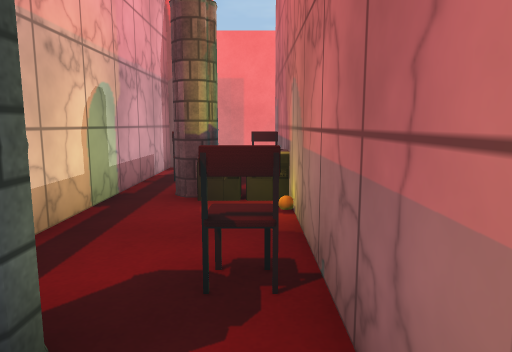
View 1 (above)

24 first-person views from a walk through a 3-D level made in the Unity game engine. The camera is 1.3 m above the floor, tilts 8° down and sees 70° across. The floor is counted in squares, 1 m on a side. Each view is taken from the middle of a square. On the plan, view 1 faces up. The plan holds only what a view shows up to about 15 squares ahead; the rest is blank. The player is left out. Some surface patterns are stand-ins.

View 2
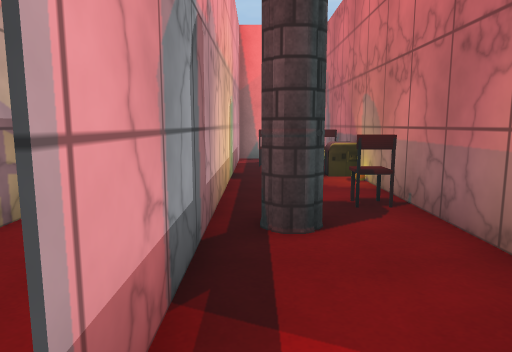

View 3
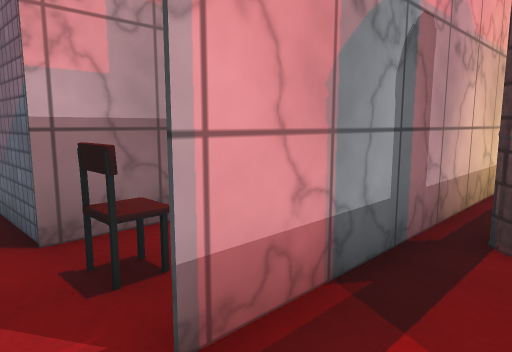

View 4
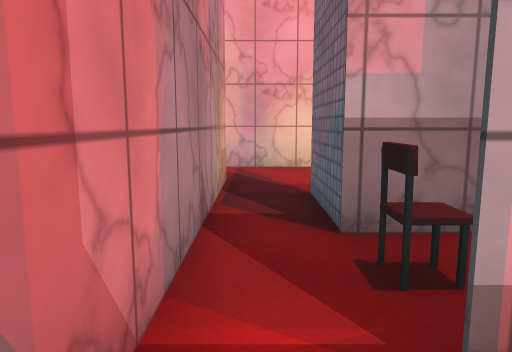

View 5
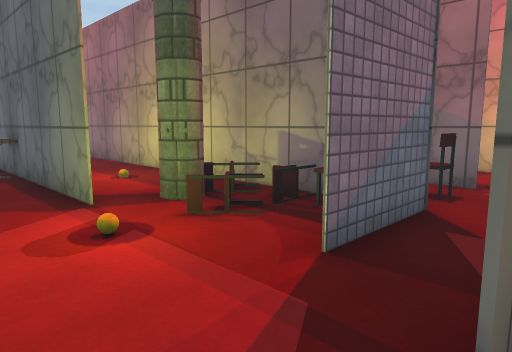

View 6
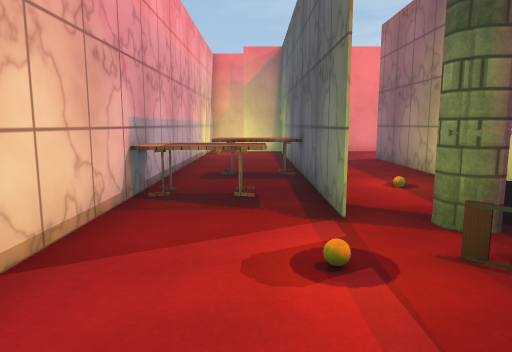

View 7
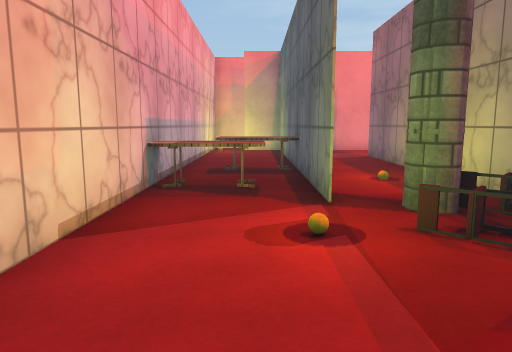

View 8
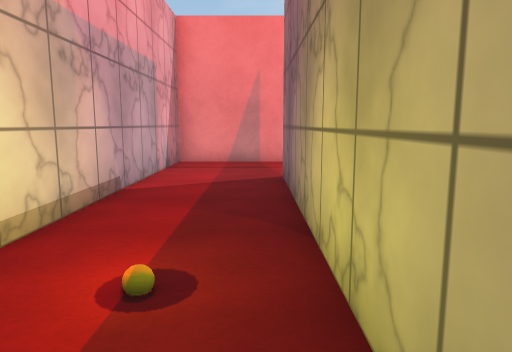

View 9
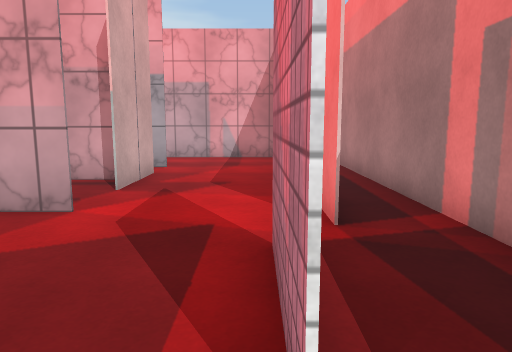

View 10
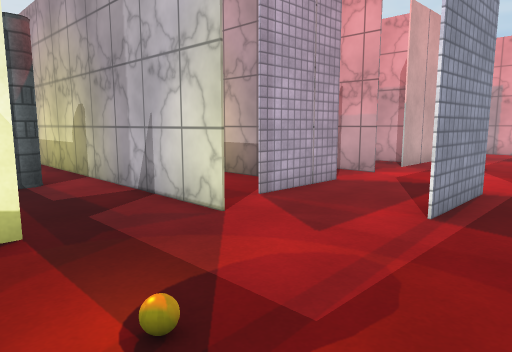

View 11
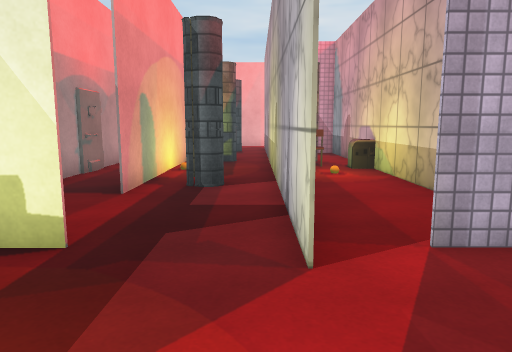

View 12
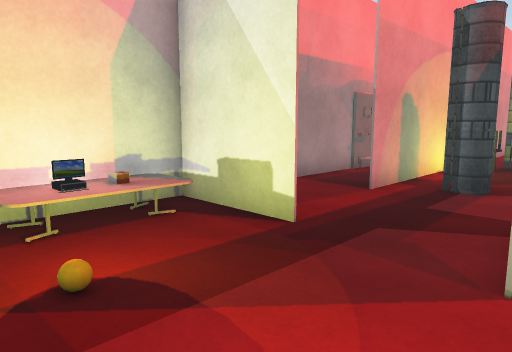

View 13
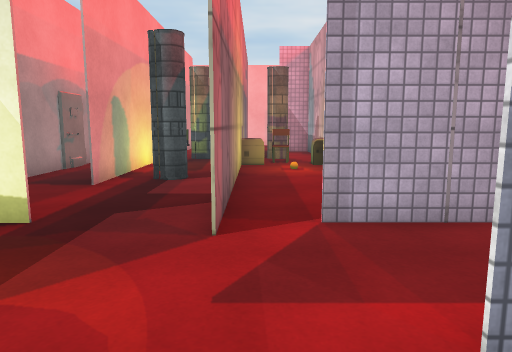

View 14
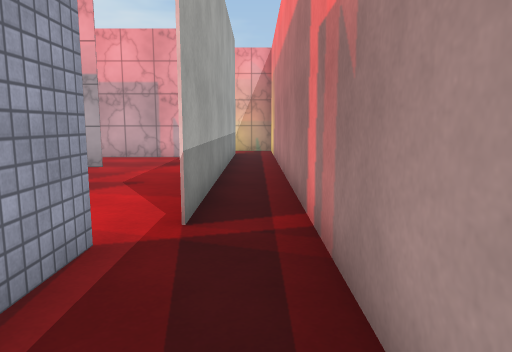

View 15
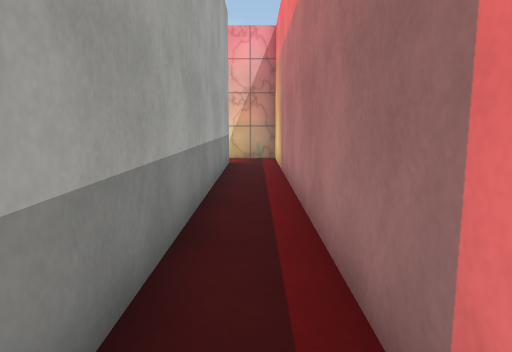

View 16
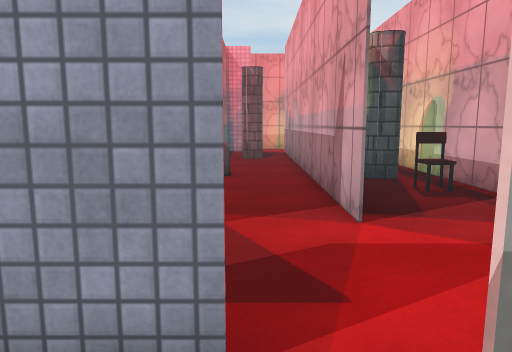

View 17
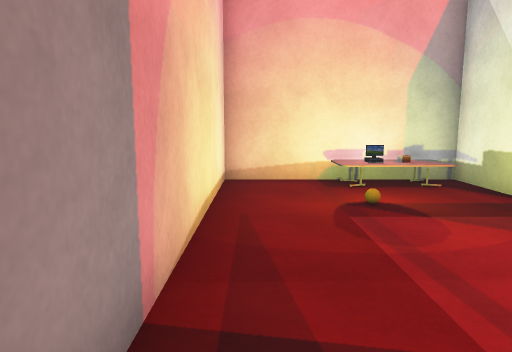

View 18
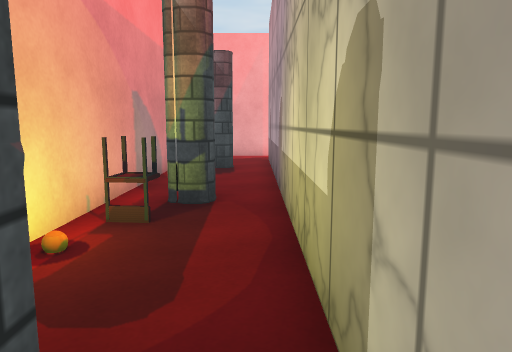

View 19
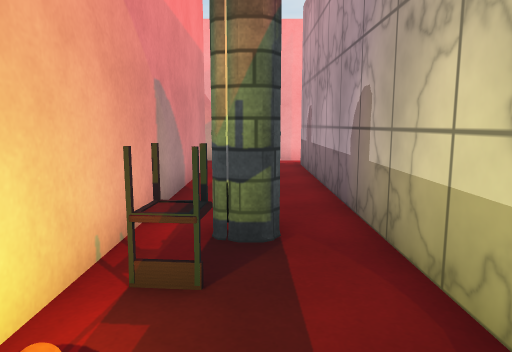

View 20
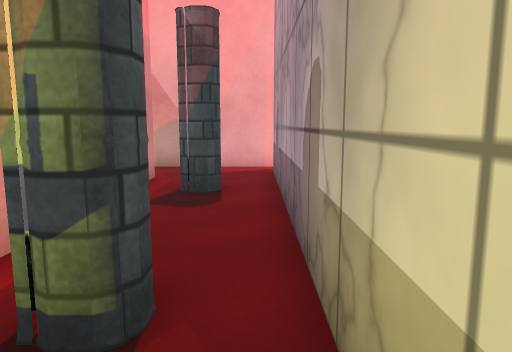

View 21
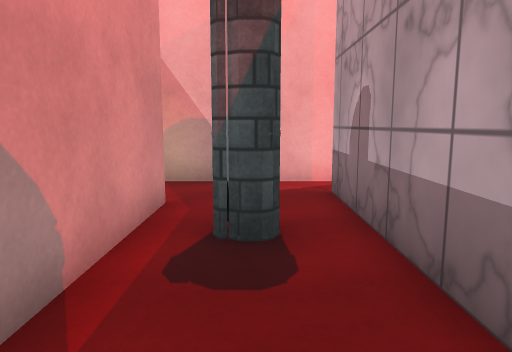

View 22
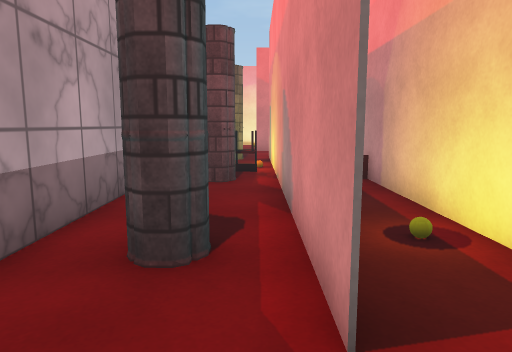

View 23
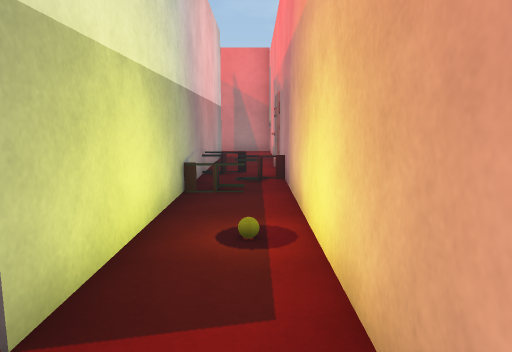

View 24
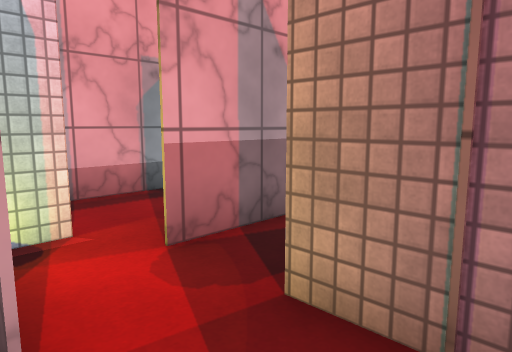

### Floor plan
Ten units are one square. View 1 is at (0, 0); x grows to the right and y downward. Boxes are objects, and circles mark ways between rooms. Rooms are numbered by the first view taken in them; rooms with no view inside come last. Other rooms are left out.
<svg viewBox="-130 -174 252 253">
<path fill="none" stroke="#000" d="M-53 -20 -53 -15M-88 -20 -88 -121M-39 -112 -11 -112M-53 1 -53 -112M-18 -112 -26 -112 -26 20M-53 15 -53 20 -80 20M6 -5 6 -112M-122 -120 -122 40M-27 20 -27 10M-50 -150 -87 -150 -87 -58M24 -112 51 -112M-34 37 -19 37M6 16 6 11M-96 37 -54 37M21 -142 49 -142 21 -142M14 -150 -16 -150M45 -168 25 -168M96 -35 96 -25M96 -11 96 4M90 -112 117 -112 117 -168 45 -168M65 -119 65 61M117 6 117 -10M95 51 95 -82M61 74 102 74M-104 -151 14 -151M-122 -169 -122 -149M25 -168 -119 -168M117 61 117 6M96 4 96 51M38 20 22 20M-91 37 -96 37M-4 25 -4 32M6 -55 6 20M96 -82 96 -35M96 -25 96 -11M117 -10 117 -81M-54 37 -34 37"/>
<rect x="-125" y="-45" width="30" height="10" fill="#bbb"><title>table</title></rect>
<rect x="-115" y="-75" width="30" height="20" fill="#bbb"><title>table</title></rect>
<rect x="-95" y="-5" width="10" height="10" fill="#bbb"><title>yellow orb</title></rect>
<rect x="-85" y="-5" width="20" height="10" fill="#bbb"><title>chair</title></rect>
<rect x="-75" y="-25" width="10" height="10" fill="#bbb"><title>pillar</title></rect>
<rect x="-75" y="-55" width="10" height="10" fill="#bbb"><title>yellow orb</title></rect>
<rect x="-65" y="5" width="10" height="10" fill="#bbb"><title>chair</title></rect>
<rect x="-65" y="-5" width="10" height="10" fill="#bbb"><title>chair</title></rect>
<rect x="-65" y="-15" width="10" height="10" fill="#bbb"><title>chair</title></rect>
<rect x="-45" y="15" width="10" height="10" fill="#bbb"><title>chair</title></rect>
<rect x="-25" y="-25" width="20" height="10" fill="#bbb"><title>pillar</title></rect>
<rect x="-25" y="-95" width="10" height="10" fill="#bbb"><title>chair</title></rect>
<rect x="-15" y="-65" width="10" height="10" fill="#bbb"><title>printer</title></rect>
<rect x="-15" y="-75" width="10" height="10" fill="#bbb"><title>pillar</title></rect>
<rect x="-5" y="-35" width="10" height="10" fill="#bbb"><title>chair</title></rect>
<rect x="-5" y="-55" width="10" height="10" fill="#bbb"><title>yellow orb</title></rect>
<rect x="-5" y="-65" width="10" height="10" fill="#bbb"><title>printer</title></rect>
<rect x="-5" y="-95" width="10" height="10" fill="#bbb"><title>chair</title></rect>
<rect x="75" y="25" width="10" height="20" fill="#bbb"><title>pillar</title></rect>
<rect x="75" y="-25" width="10" height="10" fill="#bbb"><title>pillar</title></rect>
<rect x="75" y="-75" width="10" height="10" fill="#bbb"><title>pillar</title></rect>
<rect x="85" y="-35" width="10" height="10" fill="#bbb"><title>chair</title></rect>
<rect x="85" y="-45" width="10" height="10" fill="#bbb"><title>yellow orb</title></rect>
<rect x="85" y="-145" width="10" height="10" fill="#bbb"><title>yellow orb</title></rect>
<rect x="95" y="-5" width="10" height="10" fill="#bbb"><title>chair</title></rect>
<rect x="95" y="-35" width="10" height="10" fill="#bbb"><title>chair</title></rect>
<rect x="105" y="25" width="10" height="10" fill="#bbb"><title>yellow orb</title></rect>
<rect x="15" y="-25" width="10" height="10" fill="#bbb"><title>pillar</title></rect>
<rect x="105" y="-25" width="10" height="10" fill="#bbb"><title>chair</title></rect>
<circle cx="35" cy="-125" r="3" fill="#2a7"/>
<circle cx="35" cy="-155" r="3" fill="#2a7"/>
<circle cx="-110" cy="-160" r="3" fill="#2a7"/>
<circle cx="20" cy="-160" r="3" fill="#2a7"/>
<circle cx="-105" cy="40" r="3" fill="#2a7"/>
<circle cx="10" cy="20" r="3" fill="#2a7"/>
<circle cx="-30" cy="30" r="3" fill="#2a7"/>
<circle cx="-45" cy="20" r="3" fill="#2a7"/>
<circle cx="-65" cy="30" r="3" fill="#2a7"/>
<circle cx="100" cy="65" r="3" fill="#2a7"/>
<circle cx="60" cy="70" r="3" fill="#2a7"/>
<circle cx="100" cy="-95" r="3" fill="#2a7"/>
<circle cx="20" cy="30" r="3" fill="#2a7"/>
<text x="-60" y="-60">1</text>
<text x="80" y="-60">2</text>
<text x="-50" y="-160">3</text>
<text x="110" y="40">4</text>
<text x="-20" y="60">5</text>
<text x="20" y="-10">6</text>
<text x="110" y="-60">7</text>
<text x="-50" y="30">8</text>
</svg>
Room 1 opens to room 2. Room 1 opens to room 3. Room 1 opens to room 5. Room 1 opens to room 6. Room 1 opens to room 8. Room 2 opens to room 4. Room 2 opens to room 5. Room 2 opens to room 7. Room 5 opens to room 6.

Where each view was taken, in squares from view 1:
view 1: 0 up, 0 right, facing up
view 2: 3 down, 2 left, facing up
view 3: 3 down, 1 left, facing up-left
view 4: 3 down, 1 left, facing left
view 5: 4 down, 11 left, facing up-right
view 6: 3 down, 10 left, facing up
view 7: 4 down, 10 left, facing up
view 8: 2 up, 6 left, facing up
view 9: 14 up, 6 right, facing left
view 10: 16 up, 10 right, facing down-left
view 11: 15 up, 7 right, facing down
view 12: 15 up, 6 right, facing down-right
view 13: 16 up, 6 right, facing down
view 14: 16 up, 6 right, facing left
view 15: 16 up, 2 right, facing left
view 16: 16 up, 2 right, facing down
view 17: 16 up, 3 right, facing right
view 18: 8 up, 7 right, facing down
view 19: 6 up, 8 right, facing down
view 20: 4 up, 7 right, facing down
view 21: 1 up, 8 right, facing down
view 22: 7 down, 9 right, facing up
view 23: 7 down, 11 right, facing up
view 24: 4 down, 4 right, facing up-left
